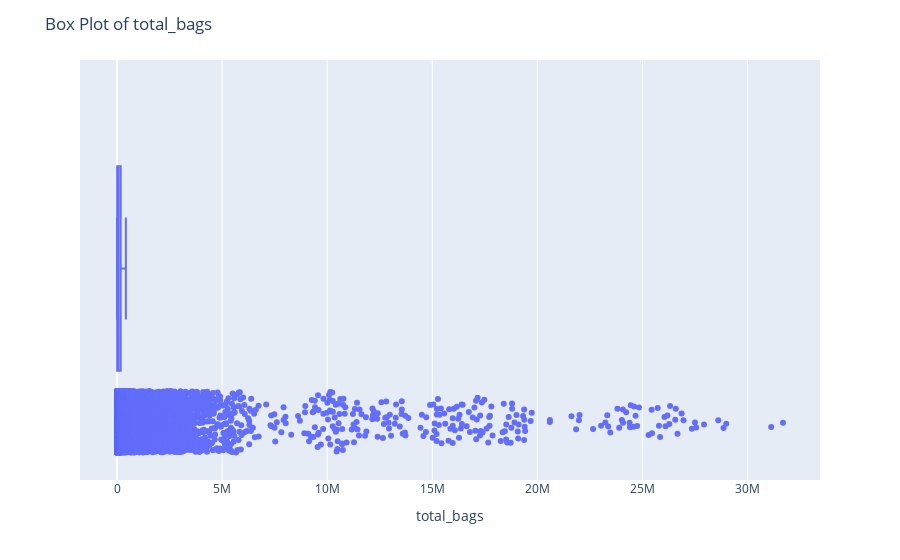
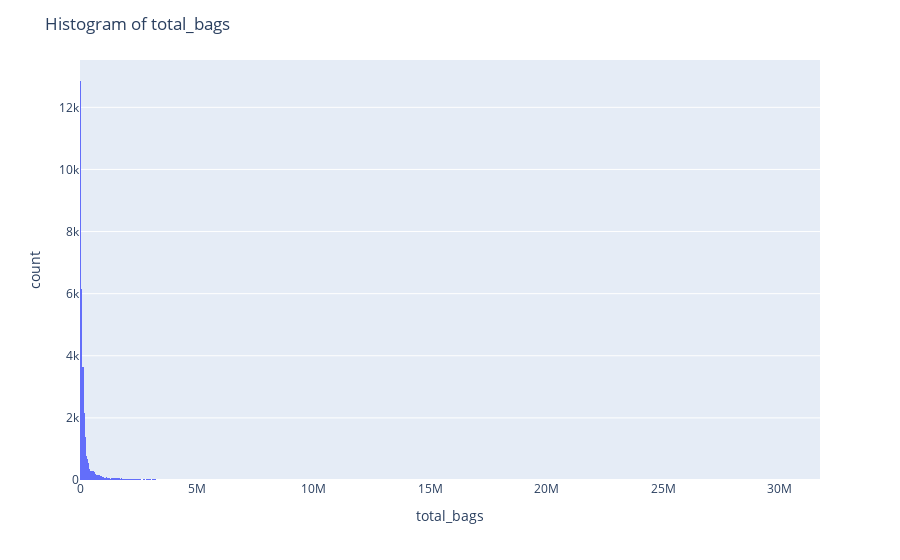

Here is the notebook cell these charts were saved with, in order:
### Markdown cell above
Column 7. total_bags

### Code cell
# Check for outlier in total_bags

# Sample data
data = df

# Create a box plot
fig1 = px.box(data, x="total_bags", points="all")

# Update layout
fig1.update_layout(title="Box Plot of total_bags")

# Show the plot
fig1.show()

# Create a histogram plot
fig2 = px.histogram(data, x="total_bags")

# Update layout
fig2.update_layout(title="Histogram of total_bags")


# Show the plot
fig2.show()

### Figure 1 — Plotly figure (JSON) as saved in the notebook; plotly's stock layout.template omitted (floating-point values rounded to 4 significant figures; data arrays with more than 128 entries replaced by an {"elided": "..."} marker saying what was removed)
{"data": [{"alignmentgroup": "True", "boxpoints": "all", "hovertemplate": "total_bags=%{x}<extra></extra>", "legendgroup": "", "marker": {"color": "#636efa"}, "name": "", "notched": false, "offsetgroup": "", "orientation": "h", "showlegend": false, "type": "box", "x": {"elided": "33045 float values"}, "x0": " ", "xaxis": "x", "y0": " ", "yaxis": "y"}], "layout": {"boxmode": "group", "legend": {"tracegroupgap": 0}, "margin": {"t": 60}, "title": {"text": "Box Plot of total_bags"}, "xaxis": {"anchor": "y", "domain": [0, 1], "title": {"text": "total_bags"}}, "yaxis": {"anchor": "x", "domain": [0, 1]}}}

### Figure 2 — Plotly figure (JSON) as saved in the notebook; plotly's stock layout.template omitted (floating-point values rounded to 4 significant figures; data arrays with more than 128 entries replaced by an {"elided": "..."} marker saying what was removed)
{"data": [{"alignmentgroup": "True", "bingroup": "x", "hovertemplate": "total_bags=%{x}<br>count=%{y}<extra></extra>", "legendgroup": "", "marker": {"color": "#636efa", "pattern": {"shape": ""}}, "name": "", "offsetgroup": "", "orientation": "v", "showlegend": false, "type": "histogram", "x": {"elided": "33045 float values"}, "xaxis": "x", "yaxis": "y"}], "layout": {"barmode": "relative", "legend": {"tracegroupgap": 0}, "margin": {"t": 60}, "title": {"text": "Histogram of total_bags"}, "xaxis": {"anchor": "y", "domain": [0, 1], "title": {"text": "total_bags"}}, "yaxis": {"anchor": "x", "domain": [0, 1], "title": {"text": "count"}}}}
